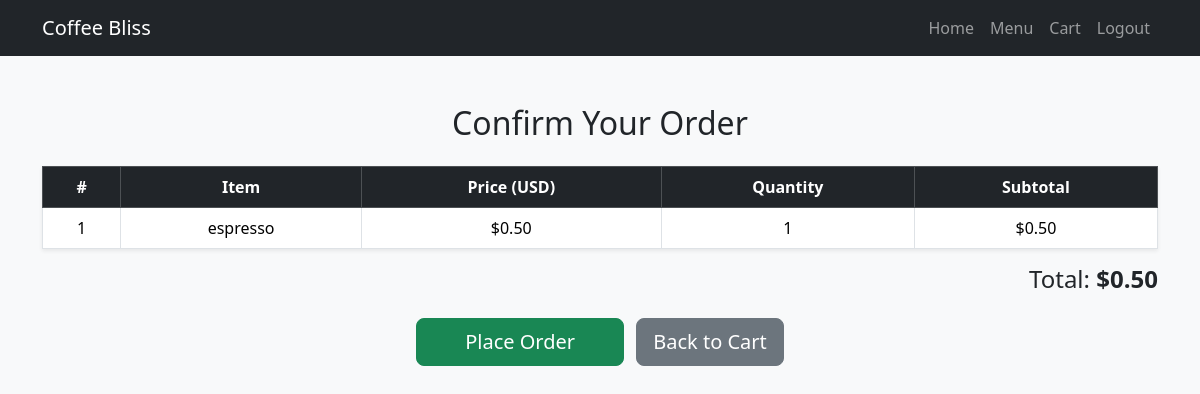
Screenshot of /take_order.php (signed in) with the database file from the repository.
### tables this page shows
CREATE TABLE `cart` (
  `id` int(11) NOT NULL,
  `user_id` int(11) NOT NULL,
  `product_id` int(11) NOT NULL,
  `quantity` int(11) DEFAULT 1,
  `created_at` timestamp NOT NULL DEFAULT current_timestamp()
);

CREATE TABLE `products` (
  `id` int(11) NOT NULL,
  `name` varchar(100) NOT NULL,
  `image` varchar(255) NOT NULL,
  `price` decimal(10,2) NOT NULL,
  `description` text DEFAULT NULL,
  `created_at` timestamp NOT NULL DEFAULT current_timestamp(),
  `discount_price` decimal(10,2) DEFAULT NULL
);

### take_order.php (the view, shortened to what this page needs)
<?php
include_once 'config.php';
$user_id = $_SESSION['user_id'];
$cart_query = $conn->query("
    SELECT c.id AS cart_id, p.id AS product_id, p.name, p.price, p.discount_price, c.quantity
    FROM cart c
    JOIN products p ON c.product_id = p.id
    WHERE c.user_id = $user_id
");
?>
<!DOCTYPE html>
<html lang="en">
<head>
<link href="https://cdn.jsdelivr.net/npm/bootstrap@5.3.3/dist/css/bootstrap.min.css" rel="stylesheet">
</head>
<body class="bg-light">
<nav class="navbar navbar-expand-lg navbar-dark bg-dark">
  <div class="container">
    <a class="navbar-brand" href="index.php">Coffee Bliss</a>
    <div class="collapse navbar-collapse">
      <ul class="navbar-nav ms-auto">
        <li class="nav-item"><a href="index.php" class="nav-link">Home</a></li>
        <li class="nav-item"><a href="menu.php" class="nav-link">Menu</a></li>
        <li class="nav-item"><a href="cart.php" class="nav-link">Cart</a></li>
        <li class="nav-item"><a href="logout.php" class="nav-link">Logout</a></li>
      </ul>
    </div>
  </div>
</nav>
<div class="container my-5">
  <h2 class="text-center mb-4">Confirm Your Order</h2>
  <table class="table table-bordered text-center bg-white shadow-sm">
    <thead class="table-dark">
      <tr>
        <th>#</th>
        <th>Item</th>
        <th>Price (USD)</th>
        <th>Quantity</th>
        <th>Subtotal</th>
      </tr>
    </thead>
    <tbody>
      <?php
      $i = 1; $total = 0;
      $cart_query->data_seek(0);
      while($row = $cart_query->fetch_assoc()):
          $price = !empty($row['discount_price']) ? $row['discount_price'] : $row['price'];
          $subtotal = $price * $row['quantity'];
          $total += $subtotal;
      ?>
      <tr>
        <td><?= $i++ ?></td>
        <td><?= htmlspecialchars($row['name']) ?></td>
        <td>$<?= number_format($price, 2) ?></td>
        <td><?= $row['quantity'] ?></td>
        <td>$<?= number_format($subtotal, 2) ?></td>
      </tr>
      <?php endwhile; ?>
    </tbody>
  </table>
  <div class="text-end mb-4">
    <h4>Total: <strong>$<?= number_format($total, 2) ?></strong></h4>
  </div>
  <form method="POST" class="text-center">
    <button type="submit" name="place_order" class="btn btn-success btn-lg px-5">Place Order</button>
    <a href="cart.php" class="btn btn-secondary btn-lg ms-2">Back to Cart</a>
  </form>
</div>
</body>
</html>

### rows the page displays
cart: product.name "espresso", product.discount_price "0.50", quantity "1"

### other values shown
$total "0.50"
